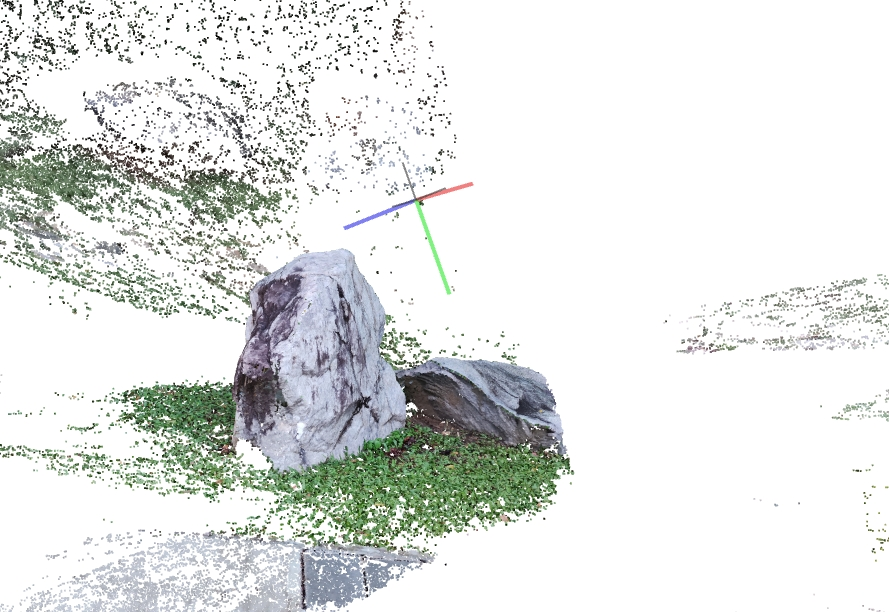
#> input picture resource/results/the_hive_rock_dense.png, 889 x 612 px; its folder holds 4 pictures in this run
$ python image-resize-minimal.py
#> lines starting #> are read from the running program, lines starting #| are printed output that depends on the picture
from PIL import Image
import glob
import os

if not os.path.exists("resized"):
    os.makedirs("resized")

# 处理当前文件夹下所有jpg
for img_path in glob.glob("*.png"):
    try:
        img = Image.open(img_path)
#> img is the input picture: PIL image 889x612 RGB; mean R, G, B 225.9, 228.5, 226.8
        # 直接调整为1280x720
        resized = img.resize((1200, 900), Image.Resampling.LANCZOS)
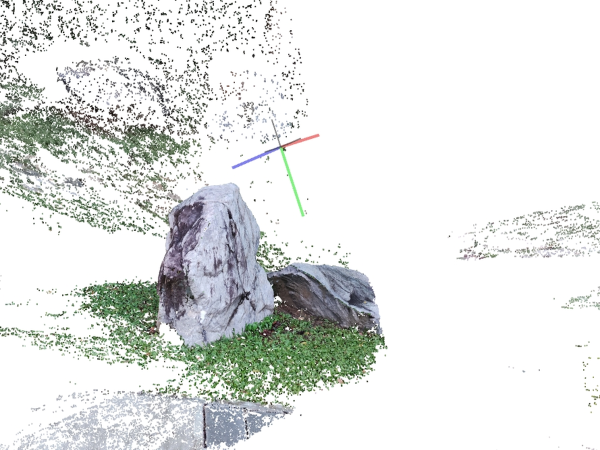
#> resized: PIL image 1200x900 RGB (shown at 1/2 size); mean R, G, B 225.6, 228.1, 226.5
        # 保存为 原文件名_resized.jpg
        name = img_path.rsplit('.', 1)[0]
        resized.save(os.path.join("resized", f"{name}_resized.png"), quality=100)
        print(f"Processed: {img_path}")
    except Exception as e:
        print(f"Error: {img_path} - {e}")
#> pass 2 of the loop `for img_path in glob.glob("*.png"):`:
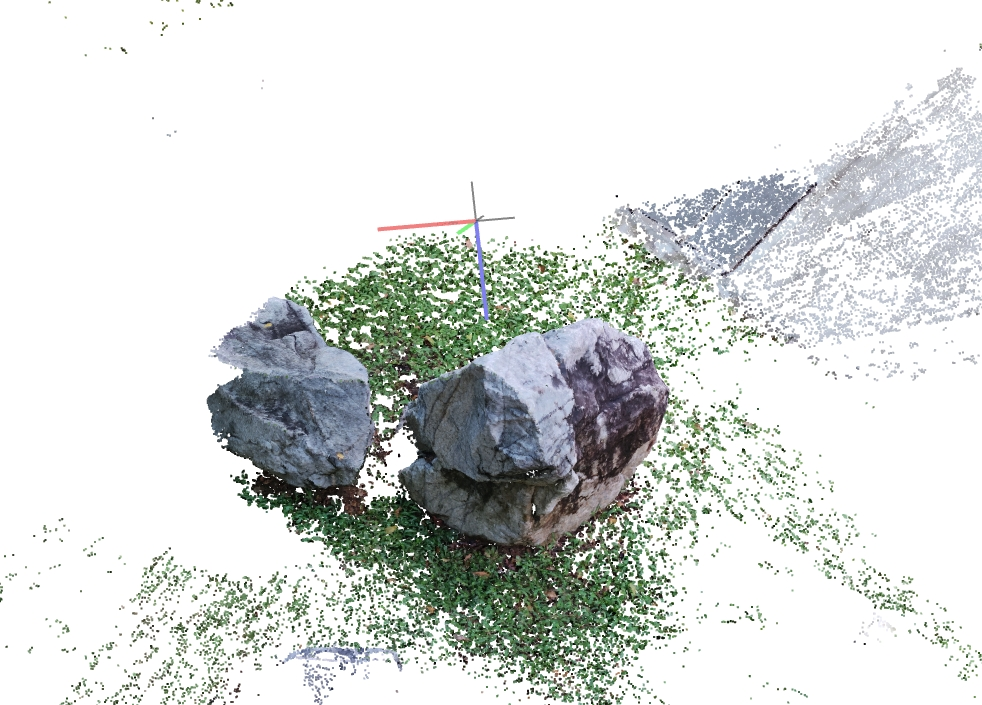
#> input picture resource/results/the_hive_rock_dense_2.png, 982 x 705 px
#> img is the input picture: PIL image 982x705 RGB; mean R, G, B 215.9, 219.3, 217.2
#> `resized = img.resize((1200, 900), Image.Resampling.LANCZOS)`:
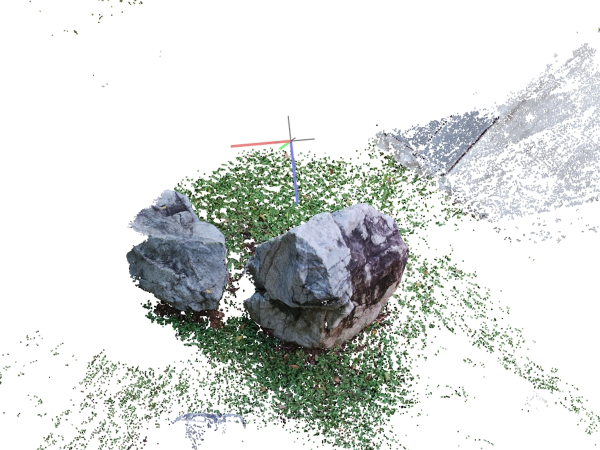
#> resized: PIL image 1200x900 RGB (shown at 1/2 size); mean R, G, B 215.7, 219, 217
#> pass 3 of the loop `for img_path in glob.glob("*.png"):`:
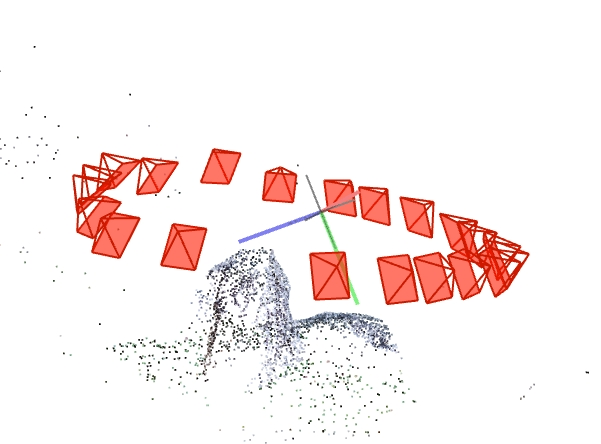
#> input picture resource/results/the_hive_rock_sparse.png, 601 x 444 px
#> img is the input picture: PIL image 601x444 RGB; mean R, G, B 249, 238, 236.8
#> `resized = img.resize((1200, 900), Image.Resampling.LANCZOS)`:
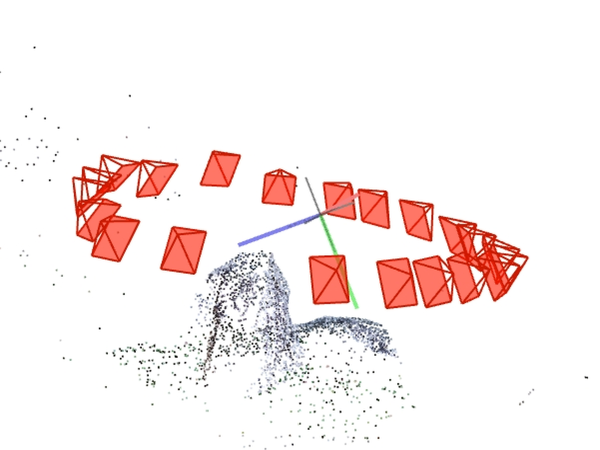
#> resized: PIL image 1200x900 RGB (shown at 1/2 size); mean R, G, B 248.8, 237.9, 236.7
#> the loop made 4 passes; the first 3 are shown
